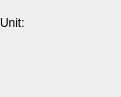
<?xml version="1.0" encoding="UTF-8"?>
<ui version="4.0">
 <class>qDMMLSettingsUnitWidget</class>
 <widget class="QWidget" name="qDMMLSettingsUnitWidget">
  <property name="geometry">
   <rect>
    <x>0</x>
    <y>0</y>
    <width>121</width>
    <height>97</height>
   </rect>
  </property>
  <property name="windowTitle">
   <string>Form</string>
  </property>
  <layout class="QGridLayout" name="gridLayout">
   <property name="margin">
    <number>0</number>
   </property>
   <item row="0" column="0">
    <widget class="QLabel" name="UnitLabel">
     <property name="text">
      <string>Unit:</string>
     </property>
    </widget>
   </item>
   <item row="0" column="1">
    <widget class="qDMMLNodeComboBox" name="UnitNodeComboBox">
     <property name="enabled">
      <bool>true</bool>
     </property>
     <property name="toolTip">
      <string>Select the current unit node to modify.</string>
     </property>
     <property name="nodeTypes">
      <stringlist>
       <string>vtkDMMLUnitNode</string>
      </stringlist>
     </property>
     <property name="showHidden">
      <bool>true</bool>
     </property>
     <property name="addEnabled">
      <bool>true</bool>
     </property>
     <property name="removeEnabled">
      <bool>true</bool>
     </property>
     <property name="renameEnabled">
      <bool>true</bool>
     </property>
    </widget>
   </item>
   <item row="1" column="0" colspan="2">
    <widget class="qDMMLUnitWidget" name="UnitInfoWidget"/>
   </item>
  </layout>
 </widget>
 <customwidgets>
  <customwidget>
   <class>qDMMLNodeComboBox</class>
   <extends>QWidget</extends>
   <header>qDMMLNodeComboBox.h</header>
  </customwidget>
  <customwidget>
   <class>qDMMLWidget</class>
   <extends>QWidget</extends>
   <header>qDMMLWidget.h</header>
   <container>1</container>
  </customwidget>
  <customwidget>
   <class>qDMMLUnitWidget</class>
   <extends>qDMMLWidget</extends>
   <header>qDMMLUnitWidget.h</header>
  </customwidget>
 </customwidgets>
 <resources/>
 <connections/>
</ui>
